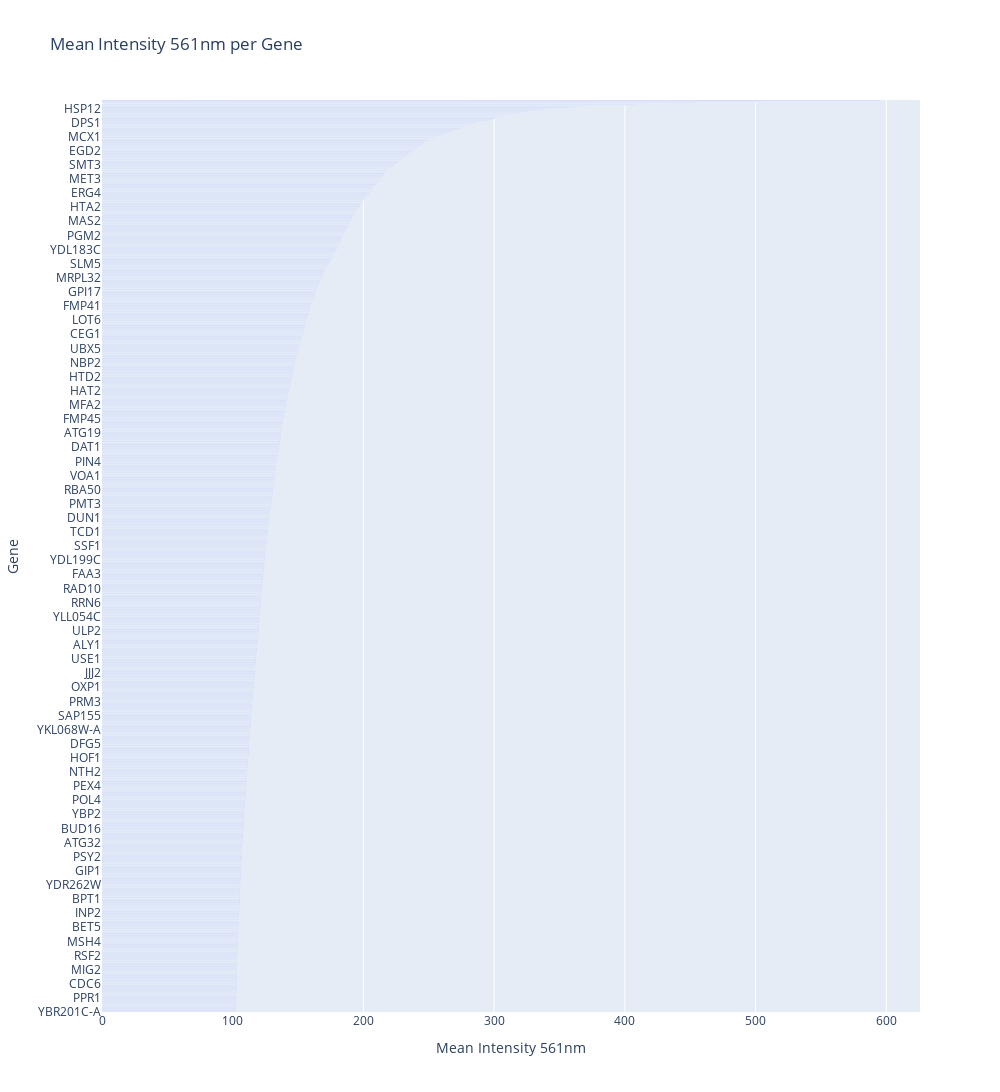

Source (notebook cell):
### Code cell
fig = px.bar(avg_df_sorted_561, y="Gene", x='Mean Intensity 561nm', title='Mean Intensity 561nm per Gene')
fig.update_layout(autosize=False, width=1000, height=1500)

fig.show();

### Figure 1 — Plotly figure (JSON) as saved in the notebook; plotly's stock layout.template omitted (floating-point values rounded to 4 significant figures; data arrays with more than 128 entries replaced by an {"elided": "..."} marker saying what was removed)
{"data": [{"alignmentgroup": "True", "hovertemplate": "Mean Intensity 561nm=%{x}<br>Gene=%{y}<extra></extra>", "legendgroup": "", "marker": {"color": "#636efa", "pattern": {"shape": ""}}, "name": "", "offsetgroup": "", "orientation": "h", "showlegend": false, "textposition": "auto", "type": "bar", "x": {"elided": "4974 float values"}, "xaxis": "x", "y": {"elided": "4974 str values"}, "yaxis": "y"}], "layout": {"autosize": false, "barmode": "relative", "height": 1500, "legend": {"tracegroupgap": 0}, "title": {"text": "Mean Intensity 561nm per Gene"}, "width": 1000, "xaxis": {"anchor": "y", "domain": [0, 1], "title": {"text": "Mean Intensity 561nm"}}, "yaxis": {"anchor": "x", "domain": [0, 1], "title": {"text": "Gene"}}}}
